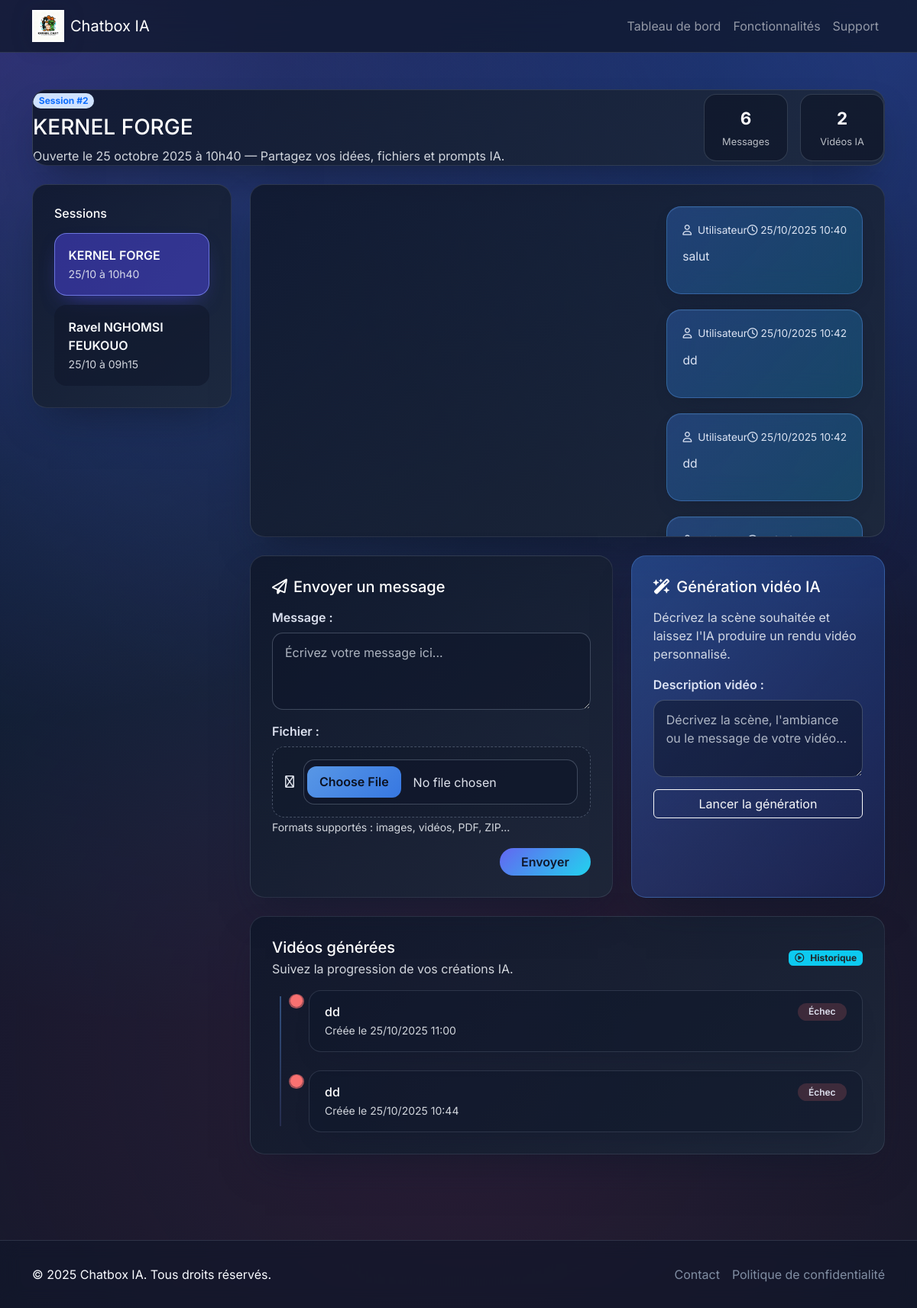
Screenshot of /sessions/2/ with the database file from the repository.
### chatbox_app/models.py (models this page shows, shortened)
class ChatSession(models.Model):
    name = models.CharField(max_length=255, blank=True)
    created_at = models.DateTimeField(auto_now_add=True)

class Message(models.Model):
    USER = "user"
    ASSISTANT = "assistant"
    SENDER_CHOICES = [(USER, "Utilisateur"), (ASSISTANT, "Assistant")]
    session = models.ForeignKey(ChatSession, related_name="messages", on_delete=models.CASCADE)
    sender = models.CharField(max_length=20, choices=SENDER_CHOICES, default=USER)
    content = models.TextField(blank=True)
    attachment = models.FileField(upload_to=message_upload_path, blank=True, null=True)
    attachment_type = models.CharField(max_length=50, blank=True)
    created_at = models.DateTimeField(auto_now_add=True)

class GeneratedVideo(models.Model):
    STATUS_PENDING = "pending"
    STATUS_PROCESSING = "processing"
    STATUS_COMPLETED = "completed"
    STATUS_FAILED = "failed"
    STATUS_CHOICES = [
        (STATUS_PENDING, "En attente"),
        (STATUS_PROCESSING, "En cours"),
        (STATUS_COMPLETED, "Terminé"),
        (STATUS_FAILED, "Échec"),
    ]
    session = models.ForeignKey(ChatSession, related_name="generated_videos", on_delete=models.CASCADE)
    prompt = models.TextField()
    external_id = models.CharField(max_length=255, blank=True)
    video_url = models.URLField(blank=True)
    status = models.CharField(max_length=20, choices=STATUS_CHOICES, default=STATUS_PENDING)
    created_at = models.DateTimeField(auto_now_add=True)
    updated_at = models.DateTimeField(auto_now=True)

### chatbox_app/views.py (the view, shortened to what this page needs)
# urls.py: path("sessions/<int:session_id>/", views.chat_session, name="chat_session"),
def chat_session(request: HttpRequest, session_id: int) -> HttpResponse:
    session = get_object_or_404(ChatSession, pk=session_id)
    message_form = MessageForm()
    video_form = VideoGenerationForm()
    chat_messages = session.messages.order_by("created_at")
    videos = session.generated_videos.order_by("-created_at")
    context = {
        "session": session,
        "sessions": ChatSession.objects.order_by("-created_at")[:10],
        "chat_messages": chat_messages,
        "videos": videos,
        "message_form": message_form,
        "video_form": video_form,
    }
    return render(request, "chatbox_app/chat_session.html", context)

### chatbox_app/forms.py
class MessageForm(forms.Form):
    content = forms.CharField(
        label="Message",
        widget=forms.Textarea(
            attrs={
                "rows": 3,
                "class": "form-control form-control-modern",
                "placeholder": "Écrivez votre message ici...",
            }
        ),
        required=False,
    )
    attachment = forms.FileField(
        label="Fichier",
        required=False,
        widget=forms.ClearableFileInput(
            attrs={
                "class": "form-control form-control-modern",
            }
        ),
    )

class VideoGenerationForm(forms.Form):
    prompt = forms.CharField(
        label="Description vidéo",
        widget=forms.Textarea(
            attrs={
                "rows": 3,
                "class": "form-control form-control-modern",
                "placeholder": "Décrivez la scène, l'ambiance ou le message de votre vidéo...",
            }
        ),
    )

### chatbox_app/templates/chatbox_app/chat_session.html (shortened to what this page needs)
{% extends "chatbox_app/base.html" %}
{% load static %}
{% block content %}
<section class="chat-header glass-card mb-4">
    <div class="d-flex flex-column flex-lg-row align-items-lg-center justify-content-between gap-3">
        <div>
            <span class="badge rounded-pill bg-primary-subtle text-primary mb-2">Session #{{ session.pk }}</span>
            <h1 class="h3 text-white mb-2">{{ session.name|default:"Session collaborative" }}</h1>
            <p class="text-white-50 mb-0">Ouverte le {{ session.created_at|date:"d F Y à H\hi" }} — Partagez vos idées, fichiers et prompts IA.</p>
        </div>
        <div class="quick-stats d-flex gap-3">
            <div class="stat-pill">
                <span class="stat-value">{{ chat_messages|length }}</span>
                <span class="stat-label">Messages</span>
            </div>
            <div class="stat-pill">
                <span class="stat-value">{{ videos|length }}</span>
                <span class="stat-label">Vidéos IA</span>
            </div>
        </div>
    </div>
</section>
<div class="row g-4">
    <aside class="col-lg-3">
        <div class="glass-card">
            <div class="card-body">
                <h2 class="h6 text-white mb-3">Sessions</h2>
                <nav class="session-nav">
                    {% for s in sessions %}
                        <a href="{% url 'chatbox_app:chat_session' s.pk %}" class="session-link {% if s.pk == session.pk %}active{% endif %}">
                            <div class="session-link-title">{{ s.name|default:"Session sans titre" }}</div>
                            <small class="text-white-50">{{ s.created_at|date:"d/m à H\hi" }}</small>
                        </a>
                    {% empty %}
                        <div class="empty-state text-center py-4">
                            <i class="fa-regular fa-face-smile-beam fa-2x text-white-25 mb-2"></i>
                            <p class="text-white-50 mb-0">Aucune autre session.</p>
                        </div>
                    {% endfor %}
                </nav>
            </div>
        </div>
    </aside>
    <section class="col-lg-9">
        <div class="glass-card mb-4">
            <div class="card-body p-0">
                <div class="chat-scroller">
                    {% for message in chat_messages %}
                        <div class="chat-bubble chat-bubble-{{ message.sender }}">
                            <div class="bubble-header">
                                <span class="bubble-sender"><i class="fa-regular fa-user me-2"></i>{{ message.get_sender_display }}</span>
                                <span class="bubble-time"><i class="fa-regular fa-clock me-1"></i>{{ message.created_at|date:"d/m/Y H:i" }}</span>
                            </div>
                            {% if message.content %}
                                <div class="bubble-content">{{ message.content|linebreaks }}</div>
                            {% endif %}
                        </div>
                    {% empty %}
                        <div class="empty-state text-center py-5">
                            <i class="fa-regular fa-message fa-3x mb-3 text-white-25"></i>
                            <p class="text-white-50 mb-0">Aucun message pour le moment. Soyez le premier à écrire !</p>
                        </div>
                    {% endfor %}
                </div>
            </div>
        </div>
        <div class="row g-4 mb-4">
            <div class="col-xl-7">
                <div class="glass-card">
                    <div class="card-body">
                        <h2 class="h5 text-white mb-3"><i class="fa-regular fa-paper-plane me-2"></i>Envoyer un message</h2>
                        <form method="post" enctype="multipart/form-data" class="form-stacked">
                            <div class="mb-3">
                                {{ message_form.content.label_tag }}
                                {{ message_form.content }}
                            </div>
                            <div class="mb-3">
                                {{ message_form.attachment.label_tag }}
                                <div class="modern-file">
                                    <i class="fa-regular fa-file-arrow-up"></i>
                                    {{ message_form.attachment }}
                                </div>
                                <small class="form-text text-white-50">Formats supportés : images, vidéos, PDF, ZIP...</small>
                            </div>
                            <div class="text-end">
                                <button type="submit" class="btn btn-gradient">Envoyer</button>
                            </div>
                        </form>
                    </div>
                </div>
            </div>
            <div class="col-xl-5">
                <div class="glass-card accent-card h-100">
                    <div class="card-body">
                        <h2 class="h5 text-white mb-3"><i class="fa-solid fa-wand-magic-sparkles me-2"></i>Génération vidéo IA</h2>
                        <p class="text-white-50">Décrivez la scène souhaitée et laissez l'IA produire un rendu vidéo personnalisé.</p>
                        <form method="post" class="form-stacked mt-3">
                            <div class="mb-3">
                                {{ video_form.prompt.label_tag }}
                                {{ video_form.prompt }}
                            </div>
                            <button type="submit" class="btn btn-outline-light w-100">Lancer la génération</button>
                        </form>
                    </div>
                </div>
            </div>
        </div>
        <div class="glass-card">
            <div class="card-body">
                <div class="d-flex justify-content-between align-items-center mb-3">
                    <div>
                        <h2 class="h5 text-white mb-1">Vidéos générées</h2>
                        <p class="text-white-50 mb-0">Suivez la progression de vos créations IA.</p>
                    </div>
                    <span class="badge bg-info text-dark"><i class="fa-regular fa-circle-play me-2"></i>Historique</span>
                </div>
                <div class="timeline">
                    {% for video in videos %}
                        <div class="timeline-item" data-video-pending="{% if video.status != 'completed' and video.status != 'failed' %}true{% else %}false{% endif %}" data-video-id="{{ video.pk }}">
                            <div class="timeline-icon status-{{ video.status }}">
                                <i class="fa-solid fa-circle"></i>
                            </div>
                            <div class="timeline-content">
                                <div class="d-flex justify-content-between align-items-center">
                                    <h3 class="h6 text-white mb-0">{{ video.prompt|truncatechars:80 }}</h3>
                                    <span class="badge status-badge status-{{ video.status }}">{{ video.get_status_display }}</span>
                                </div>
                                <small class="text-white-50">Créée le {{ video.created_at|date:"d/m/Y H:i" }}</small>
                            </div>
                        </div>
                    {% empty %}
                        <div class="empty-state text-center py-5">
                            <i class="fa-solid fa-video-slash fa-3x mb-3 text-white-25"></i>
                            <p class="text-white-50 mb-0">Aucune vidéo générée pour le moment. Lancez une description pour commencer.</p>
                        </div>
                    {% endfor %}
                </div>
            </div>
        </div>
    </section>
</div>
{% endblock %}

### rows the page displays
ChatSession: pk "2", name "KERNEL FORGE", created_at "25 octobre 2025 à 10h40", created_at "25/10 à 10h40"
ChatSession: name "Ravel NGHOMSI FEUKOUO", created_at "25/10 à 09h15"
Message: sender "Utilisateur", created_at "25/10/2025 10:40", content "salut"
Message: sender "Utilisateur", created_at "25/10/2025 10:42", content "dd"
Message: sender "Utilisateur", created_at "25/10/2025 10:42", content "dd"
GeneratedVideo: prompt "dd", status "Échec", created_at "25/10/2025 11:00"
GeneratedVideo: prompt "dd", status "Échec", created_at "25/10/2025 10:44"

### other values shown
{{ chat_messages|length }} "6"
{{ videos|length }} "2"
{{ message_form.content.label_tag }} "Message :"
{{ message_form.attachment.label_tag }} "Fichier :"
{{ video_form.prompt.label_tag }} "Description vidéo :"
